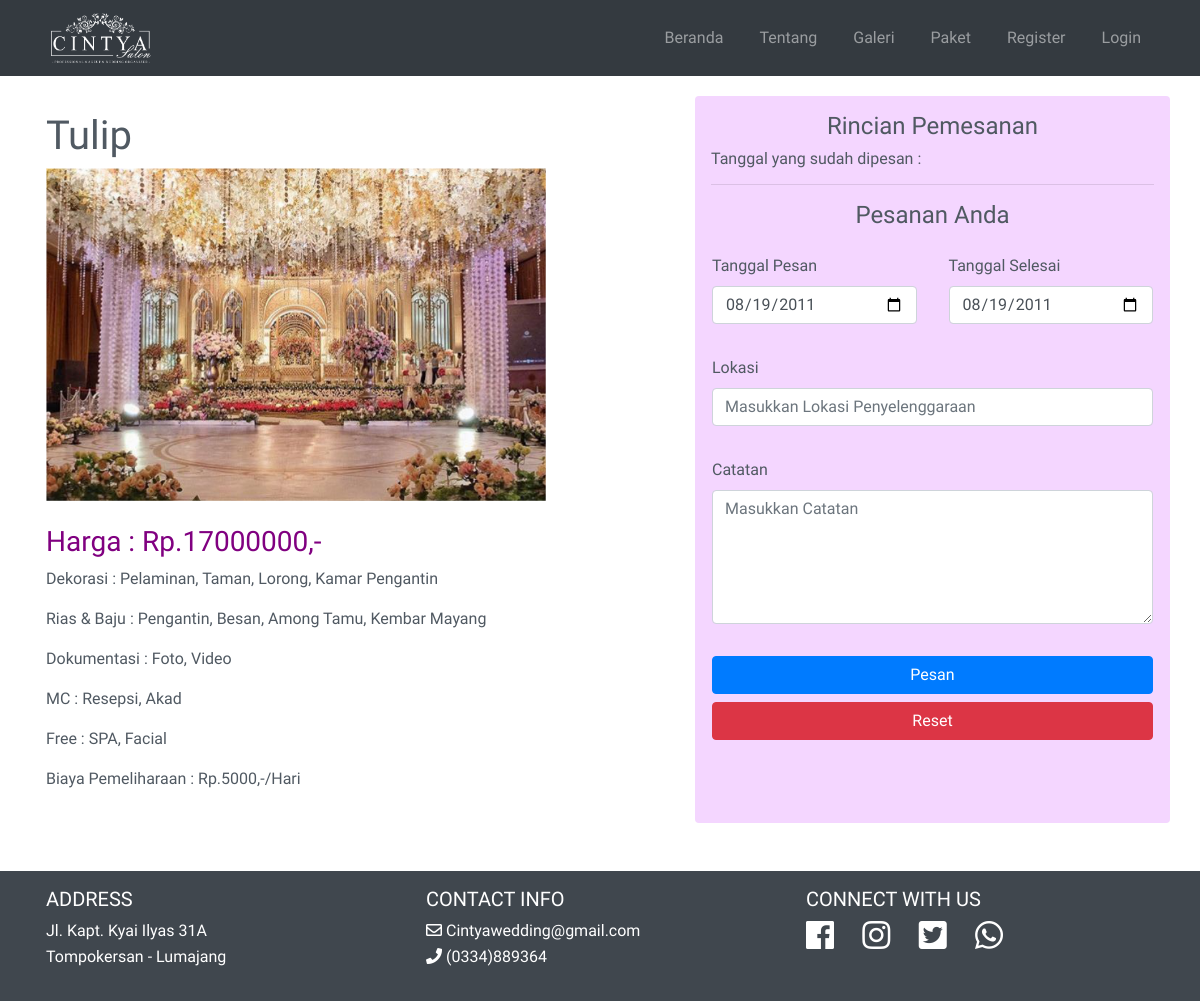
The page /pemesanan.php?id_paket=18 on the database its author committed.
### tables this page shows
CREATE TABLE `paket` (
  `id_paket` int(11) NOT NULL,
  `nama_paket` varchar(45) DEFAULT NULL,
  `harga` longtext,
  `dekorasi` varchar(255) DEFAULT NULL,
  `rias_baju` varchar(255) DEFAULT NULL,
  `dokumentasi` varchar(255) DEFAULT NULL,
  `mc` varchar(45) DEFAULT NULL,
  `free` varchar(255) DEFAULT NULL,
  `biaya_pelihara` longtext NOT NULL,
  `foto` varchar(255) NOT NULL
);

### pemesanan.php (the view, shortened to what this page needs)
<!DOCTYPE html>
<html lang="en">
<?php include 'config/connection.php' ?>
<?php
$id_paket = $_GET["id_paket"];
$query = "SELECT * FROM paket WHERE id_paket = $id_paket";
$result = mysqli_query($con, $query);
$row = mysqli_fetch_assoc($result);
?>
<?php include 'includes/head.php' ?>
<body>
    <?php include 'includes/navbar.php' ?>
    <div class="container mt-5 pt-5 mb-5">
        <div class="row">
            <div class="col-md-7">
                <div class="row">
                    <div class="col">
                        <h1><?php echo $row["nama_paket"] ?></h1>
                    </div>
                </div>
                <div class="row">
                    <div class="col">
                        <img style="max-width:500px" src="foto/<?php echo $row["foto"] ?>" alt="" srcset="">
                    </div>
                </div>
                <div class="row">
                    <div class="col">
                    <br><h3 style="color:purple">Harga : Rp.<?php echo $row["harga"]?>,-</h3>
                    <p>Dekorasi : <?php echo $row["dekorasi"]?></p>
                    <p>Rias & Baju : <?php echo $row["rias_baju"]?></p>
                    <p>Dokumentasi : <?php echo $row["dokumentasi"]?></p>
                    <p>MC : <?php echo $row["mc"]?></p>
                    <p>Free : <?php echo $row["free"]?></p>
                    <p>Biaya Pemeliharaan : Rp.<?php echo $row["biaya_pelihara"]?>,-/Hari</p>
                    </div>
                </div>
            </div>
            <div class="col-md-5 bg-ungu rounded">
                <form action="proses/proses_pemesanan.php" method="POST" enctype="multipart/form-data">
                    <div>
                        <h4 class="text-center">Rincian Pemesanan</h4>
                        <h6>Tanggal yang sudah dipesan :</h6>
                    </div>
                    <hr>
                    <h4 class="text-center">Pesanan Anda</h4>
                    <div class="row">
                        <div class="col-sm-6">
                            <label for="tanggal">Tanggal Pesan</label>
                            <input class="form-control" type="date" value="2011-08-19" id="tanngal" name="tanggal_pesan">
                        </div>
                        <div class="col-sm-6">
                            <label for="tanggal">Tanggal Selesai</label>
                            <input class="form-control" type="date" value="2011-08-19" id="tanngal" name="tanggal_kembali">
                        </div>
                        <div class="col-sm-12">
                            <label for="lokasi">Lokasi</label>
                            <input class="form-control" type="text" value="" id="lokasi" placeholder="Masukkan Lokasi Penyelenggaraan" name="lokasi">
                        </div>
                        <div class="col-sm-12">
                            <label for="catatan">Catatan</label>
                            <textarea rows="5" class="form-control" type="text" value="" id="lokasi" placeholder="Masukkan Catatan" name="catatan"></textarea>
                        </div>
                        <div class="col-sm-12">
                            <button type="submit" class="btn btn-block btn-primary">Pesan</button>
                            <button type="reset" class="btn btn-block btn-danger">Reset</button>
                        </div>
                    </div>
                </form>
            </div>
        </div>
    </div>
    <?php include 'includes/footer.php' ?>
</body>
</html>

### css/style.css (style rules this page uses)
body { overflow-x: hidden; font-family: 'Varela Round', sans-serif; color: #505962; }
[class*="col-"] { padding: 1rem; }
.bg-ungu { background-color: #f4d6ff !important; }

### rows shown on the page
paket: nama_paket "Tulip", foto (picture), harga "17000000", dekorasi "Pelaminan, Taman, Lorong, Kamar Pengantin", rias_baju "Pengantin, Besan, Among Tamu, Kembar Mayang", dokumentasi "Foto, Video", mc "Resepsi, Akad", free "SPA, Facial", biaya_pelihara "5000"
